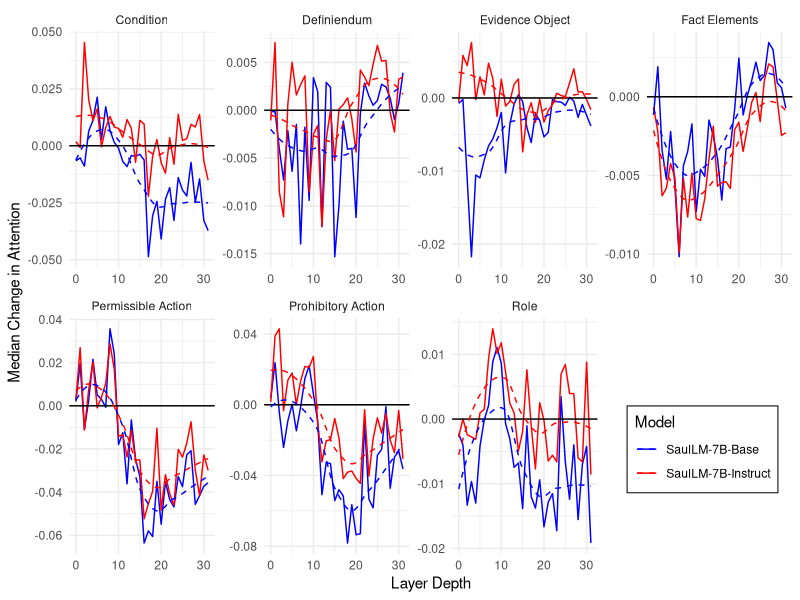

Reproduce this figure in R.
# Load necessary libraries
library(ggplot2)
library(dplyr)
library(tidyr)

# ETL
data <- read.csv("proportions_data.csv")

lookup <- c(
  "facet-1" = "Definiendum",
  "facet-2" = "Role",
  "facet-3" = "Permissible Action",
  "facet-4" = "Prohibitory Action",
  "facet-5" = "Condition",
  "facet-6" = "Evidence Object",
  "thematic" = "Fact Elements"
)

data <- data %>%
  mutate(experiment_id = ifelse(experiment_id %in% names(lookup), lookup[experiment_id], experiment_id))
colnames(data) <- gsub("\\.", "_", colnames(data))

# Summarize medians for each unique experiment_id and layer_depth
summary_data <- data %>%
  group_by(experiment_id, layer_depth) %>%
  summarize(
    median_saulbase_mistral = median(saulbase_mistral),
    median_saulift_mistral = median(saulift_mistral)
  )

# Plot for each experiment_id
ggplot(summary_data, aes(x = layer_depth)) +
  geom_line(aes(y = median_saulbase_mistral, color = "SaulLM-7B-Base")) +
  geom_line(aes(y = median_saulift_mistral, color = "SaulLM-7B-Instruct")) +
  facet_wrap(~experiment_id, scales = "free", nrow = 2, ncol = 4) +
  labs(
    x = "Layer Depth", 
    y = "Median Change in Attention", 
#    title = "Median Change in Proportion of Attention Directed to Legal Code and Facet Tokens\nAfter Continued Pretraining and Fine-Tuning of Mistral 7B on Legal Corpora \n(By Code Type and Layer Depth)",
    color = "Model"
    ) +
  theme_minimal() +
  scale_color_manual(values = c("SaulLM-7B-Base" = "blue", "SaulLM-7B-Instruct" = "red"))+
  geom_hline(yintercept = 0, color = "black", linetype = "solid", size = .5) +
  geom_smooth(aes(y = median_saulbase_mistral, color = "SaulLM-7B-Base"), se = FALSE, linetype = "dashed", size = .5) +
  geom_smooth(aes(y = median_saulift_mistral, color = "SaulLM-7B-Instruct"), se = FALSE, linetype = "dashed", size = .5) +
  theme(
    legend.position = c(0.98, 0.2),  # Adjust the position of the legend inside the plot area
    legend.box.background = element_rect(color = "black"),  # Optional: Add a border around the legend box
    legend.justification = "right"  # Align the legend to the right
  )
